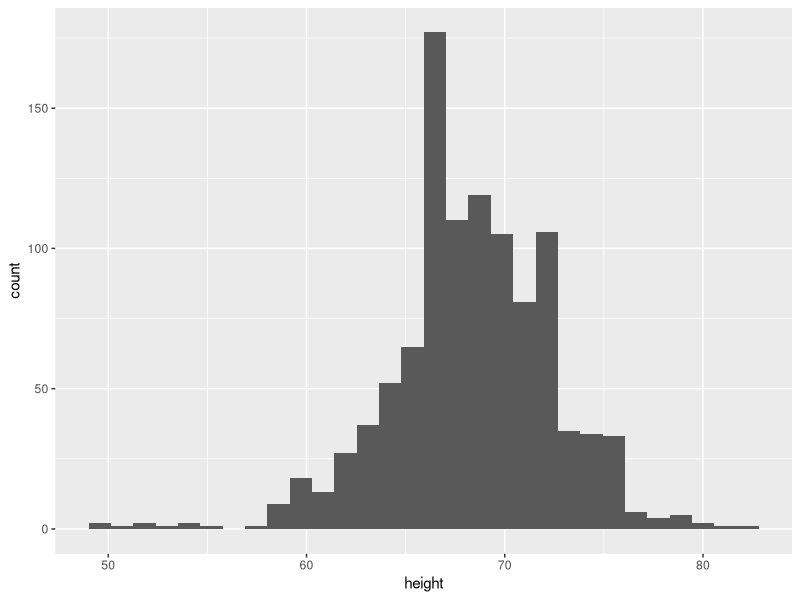
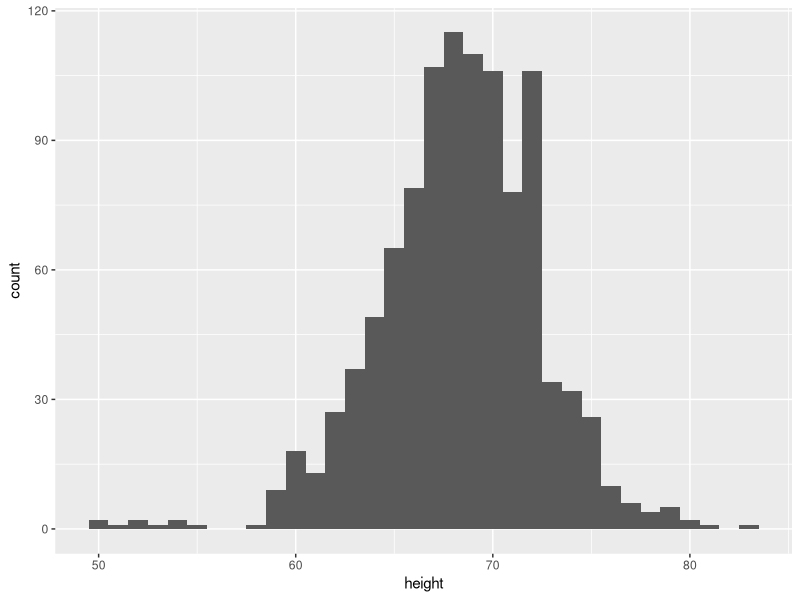
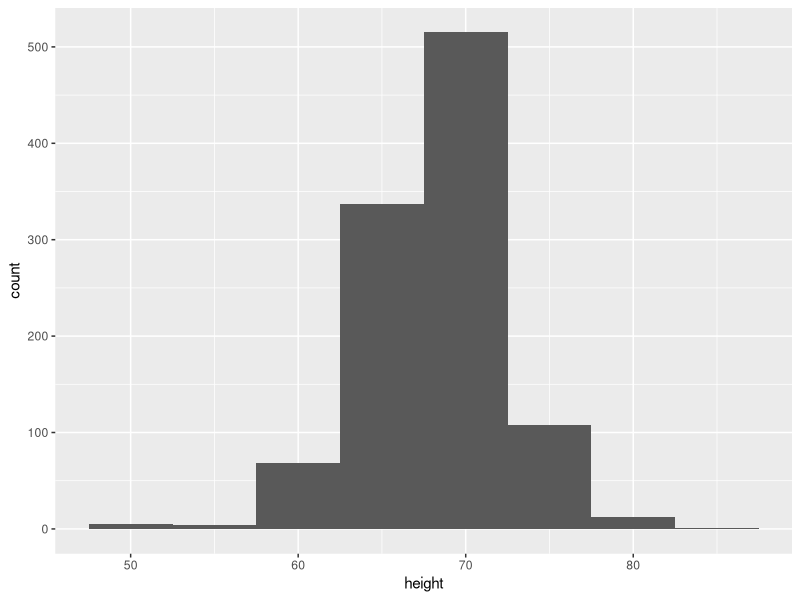
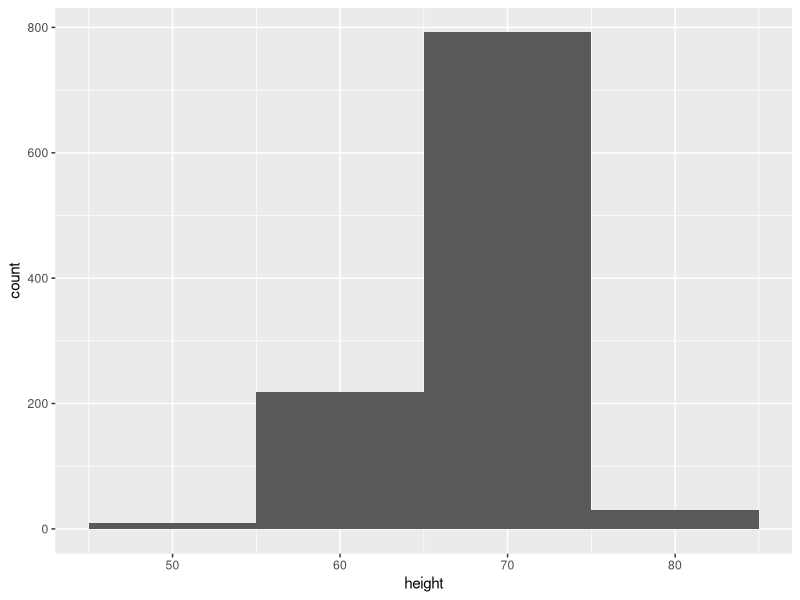
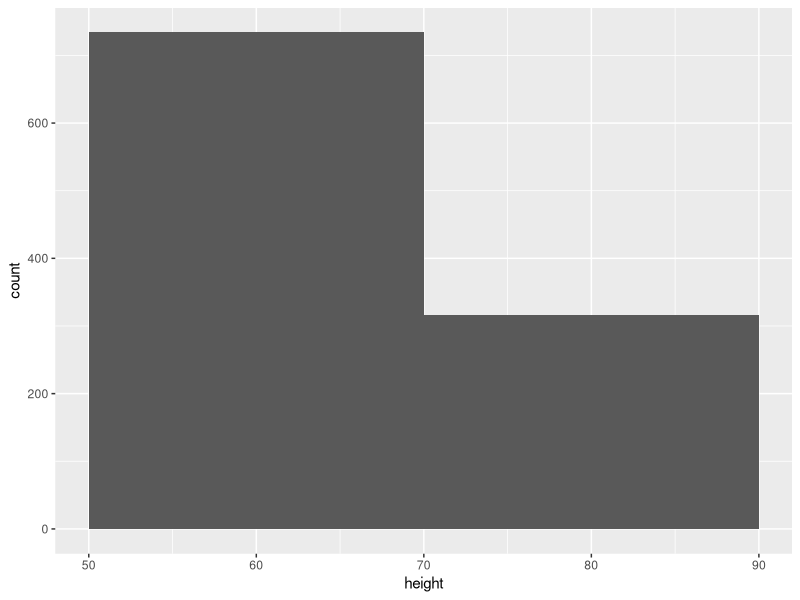
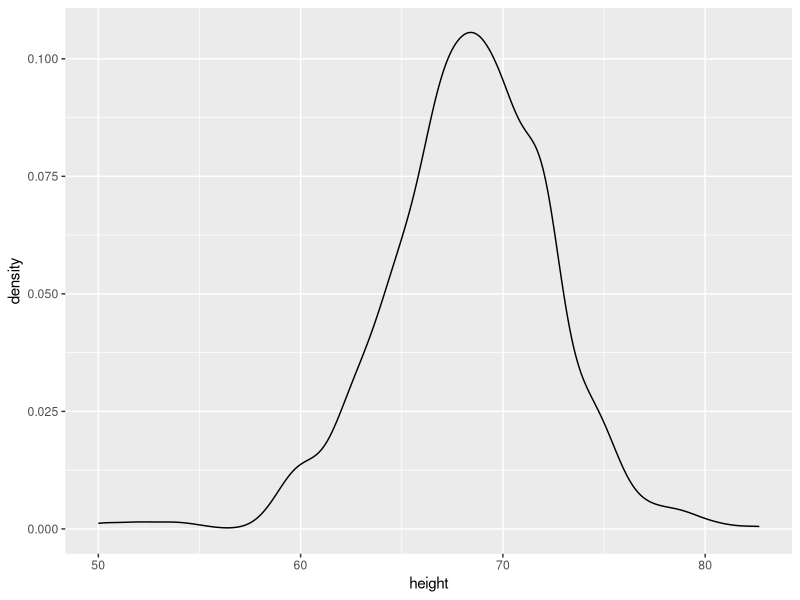
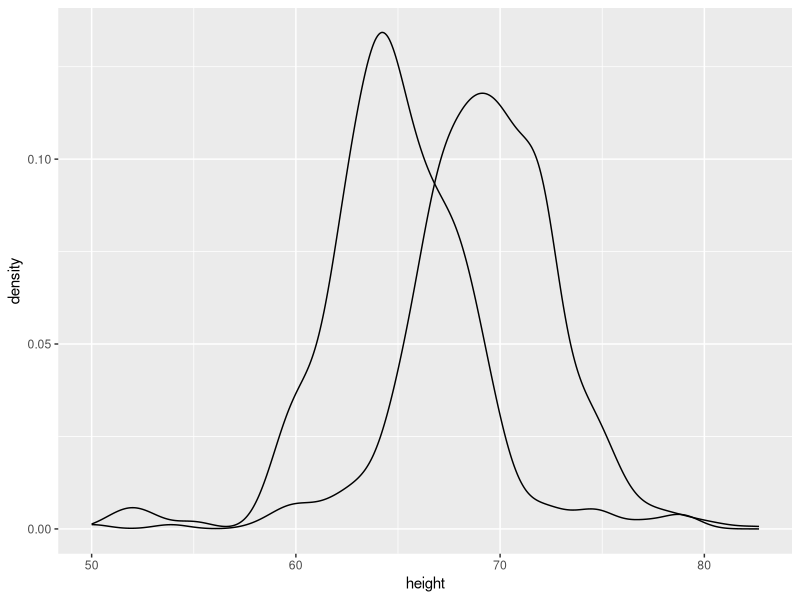
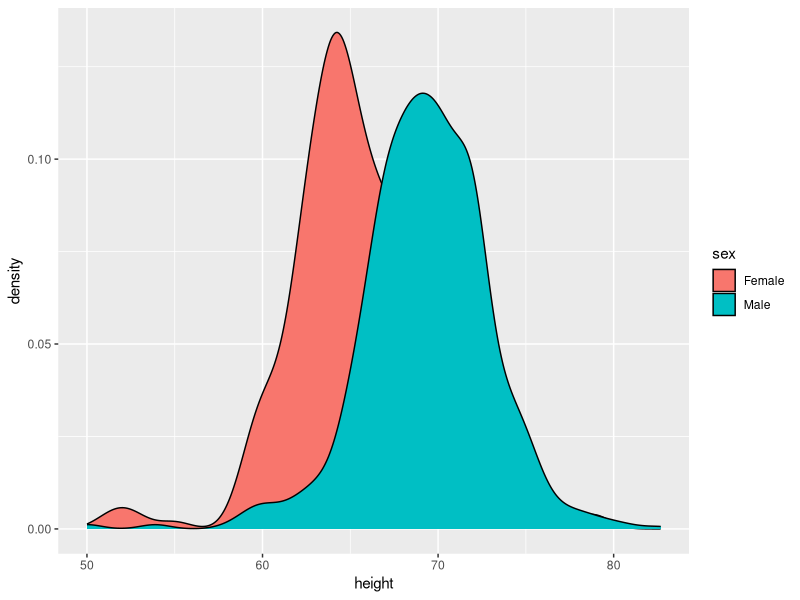

The R source for these figures, in order:
## ---- chunk 1
knitr::opts_chunk$set(echo = TRUE)
library(tidyverse)
## ---- chunk 2
#install.packages("dslabs")
library(dslabs)
data(heights)
glimpse(heights)
## ---- chunk 3
ggplot(heights, aes(x = height)) +
  geom_histogram()

## ---- chunk 4
ggplot(heights, aes(x = height)) +
  geom_histogram(binwidth = 1)

ggplot(heights, aes(x = height)) +
  geom_histogram(binwidth = 5)

ggplot(heights, aes(x = height)) +
  geom_histogram(binwidth = 10)

ggplot(heights, aes(x = height)) +
  geom_histogram(binwidth = 20)
## ---- chunk 5
ggplot(heights, aes(x = height)) +
  geom_density()
## ---- chunk 6
ggplot(heights, aes(x = height, group = sex)) +
  geom_density()
## ---- chunk 7
ggplot(heights, aes(x = height, fill = sex)) +
  geom_density()
## ---- chunk 8
ggplot(heights, aes(x = height, fill = sex)) +
  geom_density(alpha = 0.5)
## ---- chunk 9
ggplot(heights, aes(x = height, fill = sex)) +
  geom_boxplot(alpha = 0.5)
## ---- chunk 10
heights %>% summarise(mean_height = mean(height), median_height = median(height))
## ---- chunk 11
heights %>% 
  group_by(sex) %>% 
  summarise(mean_height = mean(height), median_height = median(height))

## ---- chunk 12
heights %>% 
  filter(sex == "Female") %>% 
  summarise(max_height_F = max(height))

heights %>% 
  filter(sex == "Male") %>% 
  summarise(min_height_M = min(height))
## ---- chunk 13
#install.packages("pscl")
library(pscl) # loads in the package that has this data. 
## You might need to install this...

# data for presidental elections
votedata <-  presidentialElections
glimpse(votedata)
## ---- chunk 14
ggplot(votedata %>% filter(year == 2000)) + 
  geom_col(aes(x = state, y = demVote))
## ---- chunk 15
ggplot(votedata %>% filter(year == 2000)) + 
  geom_col(aes(x = state, y = demVote)) +
  coord_flip()
## ---- chunk 16
ggplot(votedata %>% filter(year == 2000)) + 
  geom_col(aes(x = reorder(state, demVote), y = demVote)) +
  coord_flip()
## ---- chunk 17
ggplot(votedata %>% filter(year == 2000)) + 
  geom_col(aes(x = reorder(state, demVote), y = demVote)) +
  coord_flip() +
  facet_wrap(~ south)
## ---- chunk 18
ggplot(votedata %>% filter(year == 2000)) + 
  geom_col(aes(x = reorder(state, demVote), y = demVote, fill = south)) +
  coord_flip()
## ---- chunk 19
ggplot(votedata %>% filter(year == 2008 | year == 2016)) +
  geom_col(aes(x = reorder(state, demVote), y = demVote, fill = south)) + 
  coord_flip() +
  facet_wrap(~ year) + 
  labs(title = "Percentage of Democratic Vote by State in 2008 and 2016",
        subtitle = "Colored by State location", 
        x = "State",
        y = "% Votes Democratic") +
  theme(legend.position = "bottom")
## ---- chunk 20
ggplot(votedata %>% filter(year == 2008 | year == 2016)) +
  geom_col(aes(x = reorder(state, demVote), y = demVote, fill = south)) + 
  coord_flip() +
  facet_wrap(~ year) + 
  labs(title = "Percentage of Democratic Vote by State in 2008 and 2016",
        subtitle = "Colored by State location", 
        x = "State",
        y = "% Votes Democratic") +
  theme(legend.position = "bottom")+
  geom_hline(yintercept = 50)
## ---- chunk 21
library(maps)
votedata$state <- tolower(votedata$state)  ## states need to be lowercase for linking

states_map <- map_data("state") ## this gives us the lat and long for each point of each state.
  
map_plot <-  ggplot(data =  votedata %>% filter(year == 2008), aes(map_id = state)) +
    geom_map(aes(fill = demVote), map = states_map) +
    expand_limits(x = states_map$long, y = states_map$lat)
map_plot  
## ---- chunk 22
map_plot <-  ggplot(data =  votedata %>% filter(year == 2016), aes(map_id = state)) +
  geom_map(aes(fill = demVote), map = states_map)+
  expand_limits(x = states_map$long, y = states_map$lat)
map_plot  
## ---- chunk 23

map_plot <-  ggplot(data =  votedata %>% filter(year == 2016), aes(map_id = state)) +
   geom_map(aes(fill = south), map = states_map)+
   expand_limits(x = states_map$long, y = states_map$lat)
 map_plot 

## ---- chunk 24
votedata %>%
  group_by(south, year) %>% 
  summarise(mean_dem = mean(demVote))
## ---- chunk 25


## ---- chunk 26
library(palmerpenguins)
glimpse(penguins)
## ---- chunk 27
ggplot(penguins, aes(x = body_mass_g, y = species)) +
  geom_boxplot()

## ---- chunk 28
ggplot(penguins, aes(x = body_mass_g, y = species)) +
  geom_boxplot() +
  geom_point()

## ---- chunk 29
ggplot(penguins, aes(x = body_mass_g, y = species)) +
  geom_boxplot() +
  geom_jitter()

## ---- chunk 30
ggplot(penguins, aes(x = body_mass_g, y = species))  +
  geom_jitter() +
  geom_boxplot(alpha = 0.5)


## ---- chunk 31
ggplot(penguins, aes(x = body_mass_g, y = species))  +
  geom_jitter() +
  geom_violin(alpha = 0.5)


## ---- chunk 32
